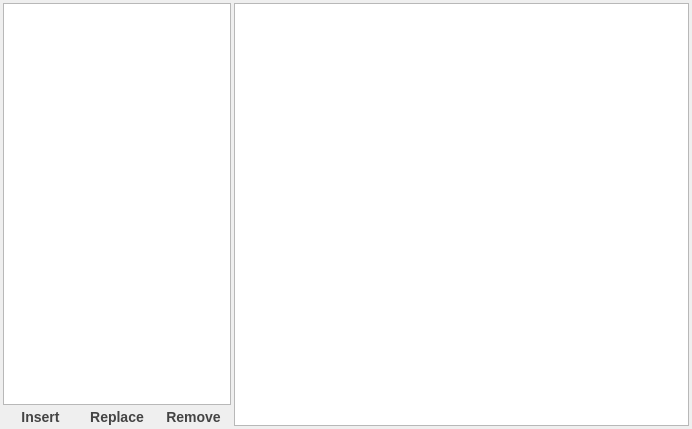
<?xml version="1.0" encoding="UTF-8"?>
<ui version="4.0">
 <class>CurveSettingsView</class>
 <widget class="QDialog" name="CurveSettingsView">
  <property name="geometry">
   <rect>
    <x>0</x>
    <y>0</y>
    <width>692</width>
    <height>429</height>
   </rect>
  </property>
  <property name="focusPolicy">
   <enum>Qt::NoFocus</enum>
  </property>
  <property name="windowTitle">
   <string>Curves' creator</string>
  </property>
  <property name="modal">
   <bool>false</bool>
  </property>
  <layout class="QHBoxLayout" name="horizontalLayout" stretch="1,2">
   <property name="spacing">
    <number>3</number>
   </property>
   <property name="leftMargin">
    <number>3</number>
   </property>
   <property name="topMargin">
    <number>3</number>
   </property>
   <property name="rightMargin">
    <number>3</number>
   </property>
   <property name="bottomMargin">
    <number>3</number>
   </property>
   <item>
    <layout class="QVBoxLayout" name="verticalLayout_2" stretch="0,0">
     <property name="spacing">
      <number>3</number>
     </property>
     <item>
      <widget class="QListView" name="files">
       <property name="sizePolicy">
        <sizepolicy hsizetype="Expanding" vsizetype="Expanding">
         <horstretch>0</horstretch>
         <verstretch>0</verstretch>
        </sizepolicy>
       </property>
       <property name="minimumSize">
        <size>
         <width>200</width>
         <height>0</height>
        </size>
       </property>
       <property name="maximumSize">
        <size>
         <width>16777215</width>
         <height>16777215</height>
        </size>
       </property>
       <property name="styleSheet">
        <string notr="true"/>
       </property>
      </widget>
     </item>
     <item>
      <layout class="QHBoxLayout" name="horizontalLayout_2" stretch="1,1,1">
       <property name="spacing">
        <number>2</number>
       </property>
       <item>
        <widget class="QToolButton" name="insert">
         <property name="sizePolicy">
          <sizepolicy hsizetype="Expanding" vsizetype="Fixed">
           <horstretch>0</horstretch>
           <verstretch>0</verstretch>
          </sizepolicy>
         </property>
         <property name="minimumSize">
          <size>
           <width>67</width>
           <height>0</height>
          </size>
         </property>
         <property name="styleSheet">
          <string notr="true">QToolButton{
    border-style: outset;
    border-width: 0px;
    font: bold 14px;
    border-top-left-radius: 8px;
    border-bottom-left-radius: 8px; 
    color: #444444;
    height:15px;
background: qlineargradient(
    x1: 0, y1: 0, x2: 0, y2: 1,
    stop: 1.0      #999, 
	stop: 0.75 #bbb,
    stop: 0.5   #ddd, 
    stop: 0.25 #eee, 
    stop: 0.0    #fff
);
}
QToolButton:pressed {
    background: qlineargradient(
        x1: 0, y1: 0, x2: 0, y2: 1,
        stop: 1.0      #fff, 
	    stop: 0.75 #eee,
        stop: 0.5   #ddd, 
        stop: 0.25 #bbb, 
        stop: 0.0    #999
    );
}
QToolButton:hover:enabled { color:#000 }</string>
         </property>
         <property name="text">
          <string>Insert</string>
         </property>
        </widget>
       </item>
       <item>
        <widget class="QToolButton" name="replace">
         <property name="sizePolicy">
          <sizepolicy hsizetype="Expanding" vsizetype="Fixed">
           <horstretch>0</horstretch>
           <verstretch>0</verstretch>
          </sizepolicy>
         </property>
         <property name="minimumSize">
          <size>
           <width>67</width>
           <height>0</height>
          </size>
         </property>
         <property name="styleSheet">
          <string notr="true">QToolButton{
    border-style: outset;
    border-width:0px;
    font: bold 14px;
    color: #444444;
    height:15px;
background: qlineargradient(
    x1: 0, y1: 0, x2: 0, y2: 1,
    stop: 1.0      #999, 
	stop: 0.75 #bbb,
    stop: 0.5   #ddd, 
    stop: 0.25 #eee, 
    stop: 0.0    #fff
);
}
QToolButton:pressed {
    background: qlineargradient(
        x1: 0, y1: 0, x2: 0, y2: 1,
        stop: 1.0      #fff, 
	    stop: 0.75 #eee,
        stop: 0.5   #ddd, 
        stop: 0.25 #bbb, 
        stop: 0.0    #999
    );
	color:#f00
}
QToolButton:hover:enabled { color:#000 }</string>
         </property>
         <property name="text">
          <string>Replace</string>
         </property>
        </widget>
       </item>
       <item>
        <widget class="QToolButton" name="remove">
         <property name="sizePolicy">
          <sizepolicy hsizetype="Expanding" vsizetype="Fixed">
           <horstretch>0</horstretch>
           <verstretch>0</verstretch>
          </sizepolicy>
         </property>
         <property name="minimumSize">
          <size>
           <width>67</width>
           <height>0</height>
          </size>
         </property>
         <property name="styleSheet">
          <string notr="true">QToolButton{
    border-style: outset;
    border-width: 0px;
    font: bold 14px;
    border-top-right-radius: 8px;
    border-bottom-right-radius: 8px; 
    color: #444444;
    height:15px;
background: qlineargradient(
    x1: 0, y1: 0, x2: 0, y2: 1,
    stop: 1.0      #999, 
	stop: 0.75 #bbb,
    stop: 0.5   #ddd, 
    stop: 0.25 #eee, 
    stop: 0.0    #fff
);
}
QToolButton:pressed {
    background: qlineargradient(
        x1: 0, y1: 0, x2: 0, y2: 1,
        stop: 1.0      #fff, 
	    stop: 0.75 #eee,
        stop: 0.5   #ddd, 
        stop: 0.25 #bbb, 
        stop: 0.0    #999
    );
	color:#f00
}
QToolButton:hover:enabled { color:#000 }</string>
         </property>
         <property name="text">
          <string>Remove</string>
         </property>
        </widget>
       </item>
      </layout>
     </item>
    </layout>
   </item>
   <item>
    <widget class="QTableView" name="curveSettings">
     <property name="sizePolicy">
      <sizepolicy hsizetype="Expanding" vsizetype="Expanding">
       <horstretch>0</horstretch>
       <verstretch>0</verstretch>
      </sizepolicy>
     </property>
     <property name="minimumSize">
      <size>
       <width>200</width>
       <height>0</height>
      </size>
     </property>
    </widget>
   </item>
  </layout>
 </widget>
 <resources/>
 <connections/>
</ui>
